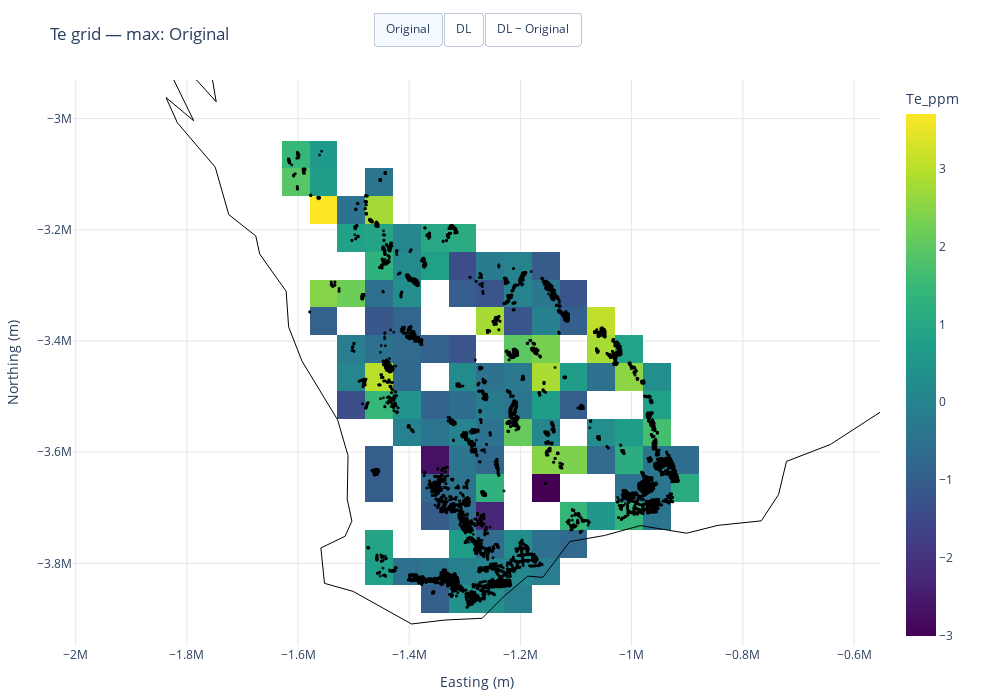

Notebook source saved alongside this figure:
### Code cell
# ───────────────────────────────────────────────────────────────────────────────
# 5. Grid comparison (Plotly map-like with Australia outline)
# ───────────────────────────────────────────────────────────────────────────────
import numpy as np
import geopandas as gpd
import plotly.graph_objects as go
from shapely.geometry import Polygon, MultiPolygon, LineString, MultiLineString
import pandas as pd

# import your comparison library
from comparisons import COMPARISON_METHODS

# Number of DL points to display (sampling the DL dataset for performance)
DL_SAMPLE_SIZE = 50000  # adjust as needed

# ---------- 5.1 Grid setup ----------
GRID_SPACING = 50000  # metres (edit to change cell size)

# Ensure projected CRS (metres)
orig_gdf = orig_gdf.to_crs(TARGET_CRS)
dl_gdf   = dl_gdf.to_crs(TARGET_CRS)

# Extent from data (with 5 % padding)
minx1, miny1, maxx1, maxy1 = dl_gdf.total_bounds
minx2, miny2, maxx2, maxy2 = orig_gdf.total_bounds
minx, miny = min(minx1, minx2), min(miny1, miny2)
maxx, maxy = max(maxx1, maxx2), max(maxy1, maxy2)
pad_x, pad_y = 0.05 * (maxx - minx), 0.05 * (maxy - miny)

# Lower-left corner of the padded extent
x0, y0 = minx - pad_x, miny - pad_y

# Determine how many grid cells we need along each axis based on the spacing
extent_width  = (maxx + pad_x) - x0
extent_height = (maxy + pad_y) - y0

nx = int(np.ceil(extent_width  / GRID_SPACING))
ny = int(np.ceil(extent_height / GRID_SPACING))

def assign_grid_indices(gdf, x0, y0, spacing, nx, ny):
    """Assign integer grid indices to a GeoDataFrame based on the given origin."""
    g = gdf.copy()
    g["grid_ix"] = ((g.geometry.x - x0) // spacing).astype(int).clip(0, nx - 1)
    g["grid_iy"] = ((g.geometry.y - y0) // spacing).astype(int).clip(0, ny - 1)
    return g

# Assign grid indices for full datasets
dl_idx   = assign_grid_indices(dl_gdf,   x0, y0, GRID_SPACING, nx, ny)
orig_idx = assign_grid_indices(orig_gdf, x0, y0, GRID_SPACING, nx, ny)

# ---------- 5.2 Compare (choose method) ----------
method_name = "max"  # "max" | "mean" | "median" | "chi2"
compare_fn  = COMPARISON_METHODS[method_name]
arr_orig, arr_dl, arr_cmp = compare_fn(dl_idx, orig_idx, nx, ny)  # shape (ny, nx)

is_chi2 = (method_name.lower() == "chi2")
orig_title = "Sample count" if is_chi2 else "Te_ppm"
diff_title = "χ² statistic" if is_chi2 else "Δ Te_ppm"

# ---------- 5.3 Australia boundary ----------
countries = gpd.read_file("ne_110m_admin_0_countries.shp")
australia = countries[countries["ADMIN"] == "Australia"].to_crs(TARGET_CRS)

# ---------- helpers ----------
def mask_nonpos(a):
    """Replace non-positive values with NaN."""
    a = np.array(a, dtype=float)
    a[~np.isfinite(a) | (a <= 0)] = np.nan
    return a

def gdf_to_line_traces(gdf, name="Boundary", color="black"):
    """Convert a GeoDataFrame of boundaries to Plotly line traces."""
    traces = []
    for geom in gdf.geometry:
        if geom is None:
            continue
        if isinstance(geom, (Polygon, LineString)):
            geoms = [geom.exterior] if hasattr(geom, "exterior") else [geom]
        elif isinstance(geom, MultiPolygon):
            geoms = [p.exterior for p in geom.geoms]
        elif isinstance(geom, MultiLineString):
            geoms = list(geom.geoms)
        else:
            continue
        for g in geoms:
            x, y = g.xy
            traces.append(go.Scatter(
                x=np.asarray(x), y=np.asarray(y),
                mode="lines",
                line=dict(color=color, width=1),
                name=name, hoverinfo="skip", showlegend=False
            ))
    return traces

def replace_nan_with_none(arr):
    """Replace NaN and Inf with None for JSON compliance."""
    return np.where(np.isfinite(arr), arr, None)

# ---------- Down-sample DL points for plotting ----------
if len(dl_gdf) > DL_SAMPLE_SIZE:
    dl_plot_gdf = dl_gdf.sample(DL_SAMPLE_SIZE, random_state=0)
    dl_plot_gdf = dl_plot_gdf.reset_index().rename(columns={'index': 'orig_index'})
else:
    dl_plot_gdf = dl_gdf.copy()
    dl_plot_gdf['orig_index'] = dl_plot_gdf.index

# Prepare rasters
Z_orig = mask_nonpos(arr_orig)
Z_dl   = mask_nonpos(arr_dl)

# For the difference grid, treat zero differences as missing (so they don't get coloured)
Z_cmp  = np.where((arr_cmp != 0) & np.isfinite(arr_cmp), arr_cmp, np.nan)

ny, nx = Z_orig.shape

# Compute the centres of grid cells using the fixed spacing
x1_grid = x0 + nx * GRID_SPACING
y1_grid = y0 + ny * GRID_SPACING
xs = x0 + (np.arange(nx) + 0.5) * GRID_SPACING
ys = y0 + (np.arange(ny) + 0.5) * GRID_SPACING

# ---------- 5.4 Plotly map-like figure ----------
fig = go.Figure()

# Original grid (log10 colours)
Z0 = np.where(np.isfinite(Z_orig), np.log10(Z_orig), np.nan)
Z0_plot = replace_nan_with_none(Z0)
fig.add_trace(go.Heatmap(
    x=xs, y=ys, z=Z0_plot,
    colorscale="Viridis",
    colorbar=dict(title=orig_title),
    zmin=np.nanmin(Z0), zmax=np.nanmax(Z0),
    hovertemplate="E: %{x:.0f} m<br>N: %{y:.0f} m<br>log10(Te): %{z:.2f}<extra></extra>",
    visible=True, name="Original"
))

# DL grid (log10 colours)
Z1 = np.where(np.isfinite(Z_dl), np.log10(Z_dl), np.nan)
Z1_plot = replace_nan_with_none(Z1)
fig.add_trace(go.Heatmap(
    x=xs, y=ys, z=Z1_plot,
    colorscale="Viridis",
    colorbar=dict(title=orig_title),
    zmin=np.nanmin(Z1), zmax=np.nanmax(Z1),
    hovertemplate="E: %{x:.0f} m<br>N: %{y:.0f} m<br>log10(Te): %{z:.2f}<extra></extra>",
    visible=False, name="DL"
))

# Difference grid – fixed range [-100, 100] and hide zero values
Z_cmp_plot = replace_nan_with_none(Z_cmp)
fig.add_trace(go.Heatmap(
    x=xs, y=ys, z=Z_cmp_plot,
    colorscale="RdBu",
    colorbar=dict(title=diff_title),
    zmin=-100, zmax=100,
    hovertemplate="E: %{x:.0f} m<br>N: %{y:.0f} m<br>Δ: %{z:.3g}<extra></extra>",
    visible=False, name="DL − Original"
))

# Scatter points for original data (full set)
scatter_orig = go.Scattergl(
    x=orig_gdf.geometry.x, y=orig_gdf.geometry.y,
    mode="markers",
    marker=dict(size=3, color="black", opacity=0.8),
    name="Original points",
    visible=True,
    showlegend=False,
    hovertemplate="E: %{x:.0f} m<br>N: %{y:.0f} m<extra></extra>"
)
fig.add_trace(scatter_orig)

# Scatter points for DL data (sampled set)
scatter_dl = go.Scattergl(
    x=dl_plot_gdf.geometry.x, y=dl_plot_gdf.geometry.y,
    mode="markers",
    marker=dict(size=3, color="black", opacity=0.8),
    name="DL points (sample)",
    visible=False,
    showlegend=False,
    hovertemplate="E: %{x:.0f} m<br>N: %{y:.0f} m<extra></extra>"
)
fig.add_trace(scatter_dl)

# Australia outline (always visible)
aus_traces = gdf_to_line_traces(australia, name="Australia outline")
for tr in aus_traces:
    fig.add_trace(tr)
n_outline = len(aus_traces)

# Buttons to toggle layers
fig.update_layout(
    title=f"Te grid — {method_name}: Original",
    updatemenus=[{
        "type": "buttons",
        "direction": "right",
        "x": 0.5,
        "y": 1.12,
        "xanchor": "center",
        "buttons": [
            {"label": "Original",
             "method": "update",
             "args": [{"visible": [True, False, False, True, False] + [True]*n_outline},
                      {"title": f"Te grid — {method_name}: Original"}]},
            {"label": "DL",
             "method": "update",
             "args": [{"visible": [False, True, False, False, True] + [True]*n_outline},
                      {"title": f"Te grid — {method_name}: DL"}]},
            {"label": "DL − Original",
             "method": "update",
             "args": [{"visible": [False, False, True, True, False] + [True]*n_outline},
                      {"title": f"Te grid — {method_name}: DL − Original"}]},
        ],
    }],
    xaxis_title="Easting (m)",
    yaxis_title="Northing (m)",
    width=1000, height=700,
    margin=dict(l=60, r=120, t=70, b=50),
    plot_bgcolor="white", paper_bgcolor="white",
)


# Map-like axes with light grey grid; use grid extent for proper alignment
fig.update_xaxes(range=[x0, x1_grid], showgrid=True, gridcolor="#e6e6e6")
fig.update_yaxes(range=[y0, y1_grid], scaleanchor='x', scaleratio=1.0,
                 showgrid=True, gridcolor="#e6e6e6")

# Display the figure.  Using go.Figure here means no interactive callbacks for selection.
fig.show(config={"displaylogo": False, "modeBarButtonsToRemove": ["toImage"]})

### Figure 1 — Plotly figure (JSON) as saved in the notebook; plotly's stock layout.template omitted (floating-point values rounded to 4 significant figures; data arrays with more than 128 entries replaced by an {"elided": "..."} marker saying what was removed)
{"data": [{"colorbar": {"title": {"text": "Te_ppm"}}, "colorscale": [[0.0, "#440154"], [0.1111, "#482878"], [0.2222, "#3e4989"], [0.3333, "#31688e"], [0.4444, "#26828e"], [0.5556, "#1f9e89"], [0.6667, "#35b779"], [0.7778, "#6ece58"], [0.8889, "#b5de2b"], [1.0, "#fde725"]], "hovertemplate": "E: %{x:.0f} m<br>N: %{y:.0f} m<br>log10(Te): %{z:.2f}<extra></extra>", "name": "Original", "visible": true, "x": [-1704000.0, -1654000.0, -1604000.0, -1554000.0, -1504000.0, -1454000.0, -1404000.0, -1354000.0, -1304000.0, -1254000.0, -1204000.0, -1154000.0, -1104000.0, -1054000.0, -1004000.0, -954000.0, -904000.0, -854000.0], "y": [-3915000.0, -3865000.0, -3815000.0, -3765000.0, -3715000.0, -3665000.0, -3615000.0, -3565000.0, -3515000.0, -3465000.0, -3415000.0, -3365000.0, -3315000.0, -3265000.0, -3215000.0, -3165000.0, -3115000.0, -3065000.0, -3015000.0, -2965000.0], "z": {"elided": "20x18 float values"}, "zmax": 3.699, "zmin": -3.0, "type": "heatmap"}, {"colorbar": {"title": {"text": "Te_ppm"}}, "colorscale": [[0.0, "#440154"], [0.1111, "#482878"], [0.2222, "#3e4989"], [0.3333, "#31688e"], [0.4444, "#26828e"], [0.5556, "#1f9e89"], [0.6667, "#35b779"], [0.7778, "#6ece58"], [0.8889, "#b5de2b"], [1.0, "#fde725"]], "hovertemplate": "E: %{x:.0f} m<br>N: %{y:.0f} m<br>log10(Te): %{z:.2f}<extra></extra>", "name": "DL", "visible": false, "x": [-1704000.0, -1654000.0, -1604000.0, -1554000.0, -1504000.0, -1454000.0, -1404000.0, -1354000.0, -1304000.0, -1254000.0, -1204000.0, -1154000.0, -1104000.0, -1054000.0, -1004000.0, -954000.0, -904000.0, -854000.0], "y": [-3915000.0, -3865000.0, -3815000.0, -3765000.0, -3715000.0, -3665000.0, -3615000.0, -3565000.0, -3515000.0, -3465000.0, -3415000.0, -3365000.0, -3315000.0, -3265000.0, -3215000.0, -3165000.0, -3115000.0, -3065000.0, -3015000.0, -2965000.0], "z": {"elided": "20x18 float values"}, "zmax": 3.033, "zmin": -2.456, "type": "heatmap"}, {"colorbar": {"title": {"text": "Δ Te_ppm"}}, "colorscale": [[0.0, "rgb(103,0,31)"], [0.1, "rgb(178,24,43)"], [0.2, "rgb(214,96,77)"], [0.3, "rgb(244,165,130)"], [0.4, "rgb(253,219,199)"], [0.5, "rgb(247,247,247)"], [0.6, "rgb(209,229,240)"], [0.7, "rgb(146,197,222)"], [0.8, "rgb(67,147,195)"], [0.9, "rgb(33,102,172)"], [1.0, "rgb(5,48,97)"]], "hovertemplate": "E: %{x:.0f} m<br>N: %{y:.0f} m<br>Δ: %{z:.3g}<extra></extra>", "name": "DL − Original", "visible": false, "x": [-1704000.0, -1654000.0, -1604000.0, -1554000.0, -1504000.0, -1454000.0, -1404000.0, -1354000.0, -1304000.0, -1254000.0, -1204000.0, -1154000.0, -1104000.0, -1054000.0, -1004000.0, -954000.0, -904000.0, -854000.0], "y": [-3915000.0, -3865000.0, -3815000.0, -3765000.0, -3715000.0, -3665000.0, -3615000.0, -3565000.0, -3515000.0, -3465000.0, -3415000.0, -3365000.0, -3315000.0, -3265000.0, -3215000.0, -3165000.0, -3115000.0, -3065000.0, -3015000.0, -2965000.0], "z": {"elided": "20x18 float values"}, "zmax": 100, "zmin": -100, "type": "heatmap"}, {"hovertemplate": "E: %{x:.0f} m<br>N: %{y:.0f} m<extra></extra>", "marker": {"color": "black", "opacity": 0.8, "size": 3}, "mode": "markers", "name": "Original points", "showlegend": false, "visible": true, "x": {"elided": "78727 float values"}, "y": {"elided": "78727 float values"}, "type": "scattergl"}, {"hovertemplate": "E: %{x:.0f} m<br>N: %{y:.0f} m<extra></extra>", "marker": {"color": "black", "opacity": 0.8, "size": 3}, "mode": "markers", "name": "DL points (sample)", "showlegend": false, "visible": false, "x": {"elided": "50000 float values"}, "y": {"elided": "50000 float values"}, "type": "scattergl"}, {"hoverinfo": "skip", "line": {"color": "black", "width": 1}, "mode": "lines", "name": "Australia outline", "showlegend": false, "x": [1346000.0, 1397000.0, 1386000.0, 1353000.0, 1333000.0, 1308000.0, 1241000.0, 1224000.0, 1174000.0, 1132000.0, 1128000.0, 1088000.0, 1096000.0, 1151000.0, 1229000.0, 1277000.0, 1346000.0], "y": [-4545000.0, -4559000.0, -4687000.0, -4721000.0, -4806000.0, -4773000.0, -4840000.0, -4832000.0, -4823000.0, -4726000.0, -4654000.0, -4555000.0, -4506000.0, -4521000.0, -4567000.0, -4558000.0, -4545000.0], "type": "scatter"}, {"hoverinfo": "skip", "line": {"color": "black", "width": 1}, "mode": "lines", "name": "Australia outline", "showlegend": false, "x": {"elided": "224 float values"}, "y": {"elided": "224 float values"}, "type": "scatter"}], "layout": {"margin": {"l": 60, "r": 120, "t": 70, "b": 50}, "title": {"text": "Te grid — max: Original"}, "updatemenus": [{"buttons": [{"args": [{"visible": [true, false, false, true, false, true, true]}, {"title": "Te grid — max: Original"}], "label": "Original", "method": "update"}, {"args": [{"visible": [false, true, false, false, true, true, true]}, {"title": "Te grid — max: DL"}], "label": "DL", "method": "update"}, {"args": [{"visible": [false, false, true, true, false, true, true]}, {"title": "Te grid — max: DL − Original"}], "label": "DL − Original", "method": "update"}], "direction": "right", "type": "buttons", "x": 0.5, "xanchor": "center", "y": 1.12}], "xaxis": {"title": {"text": "Easting (m)"}, "range": [-1729000.0, -829000.0], "showgrid": true, "gridcolor": "#e6e6e6"}, "yaxis": {"title": {"text": "Northing (m)"}, "range": [-3940000.0, -2940000.0], "scaleanchor": "x", "scaleratio": 1.0, "showgrid": true, "gridcolor": "#e6e6e6"}, "width": 1000, "height": 700, "plot_bgcolor": "white", "paper_bgcolor": "white"}}
